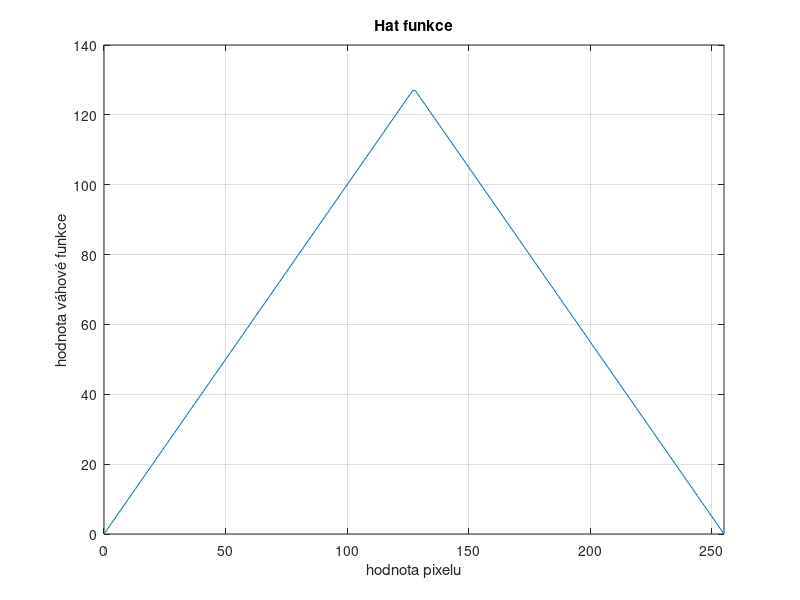

Reproduce this figure in MATLAB.
clear
close all
clc

figure
plot(0:255,[0:127,127:-1:0])
grid on
title('Hat funkce')
xlabel('hodnota pixelu')
ylabel('hodnota váhové funkce')
xlim([0, 255]);